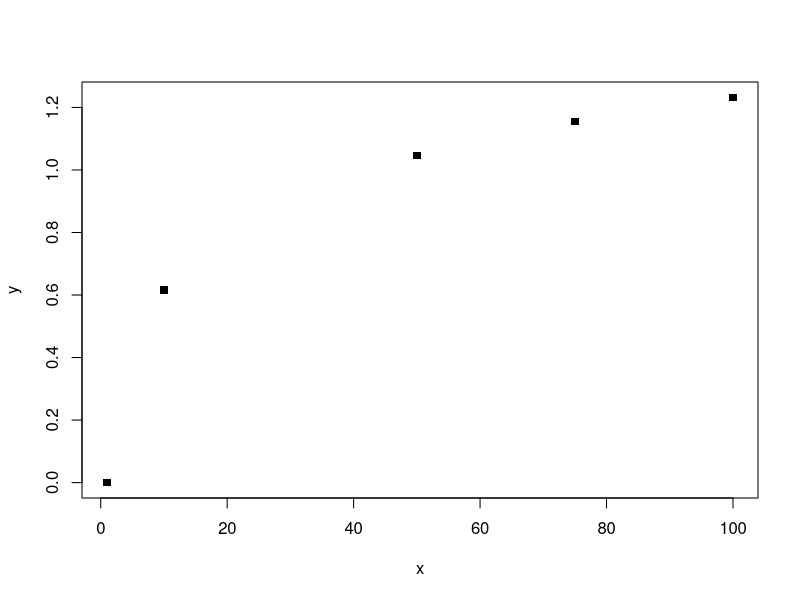

Here is the R script that generated this plot:
# Functions as functions

# functions can return functions
power <- function(expon) {
  
  fun <- function(x) {
    return(x^expon)
  }
  
  return(fun)
  
}

square <- power(2) # instanciate the function power()
square(3)

cube <- power(3) # instanciate the function power()
cube(3)

# funny things are possible like a list containing functions
list_powers <- lapply(1:3, power)
list_powers
list_powers[[2]](10)


# Example with Logarithms
logarithm <- function(b) {
  
  fun <- function(x) {
    return(log(x, base = b))
  }
  
  return(fun)
  
}

log42 <- logarithm(42)
log42(10)


good_plotter <- function(pch) {
  fun <- function(x, y) {
    plot(x, y, pch = pch)
  }
  return(fun)
}

plot_squares <- good_plotter(pch = 15)

plot_squares(c(1, 10, 50, 75, 100), log42(c(1, 10, 50, 75, 100)))